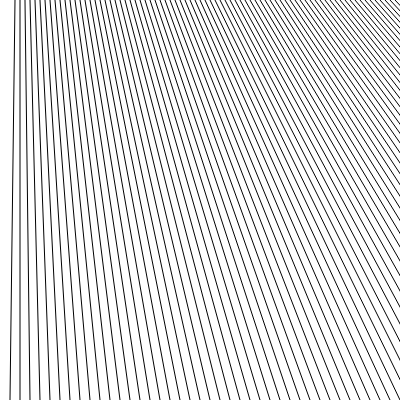
Frame 1 (no input)
Frame 60 (no input): identical to frame 1, image omitted
Frame 120 (the mouse pressed at the canvas centre since frame 60): identical to frame 1, image omitted

The p5.js sketch that drew this single still picture (run headless with seeded random() and noise() and a simulated clock; from frame 60 on, the mouse is pressed at the canvas centre):

// p5.js sketch
// ── sketch.js
function setup() {
  createCanvas(400, 400);
}

function draw() {
  background(255);

  let size = 10;
  
  for(let i =1; i < 100; i = i+1){
    line(i*10,400,10+i*5,0);
  }
  
}
